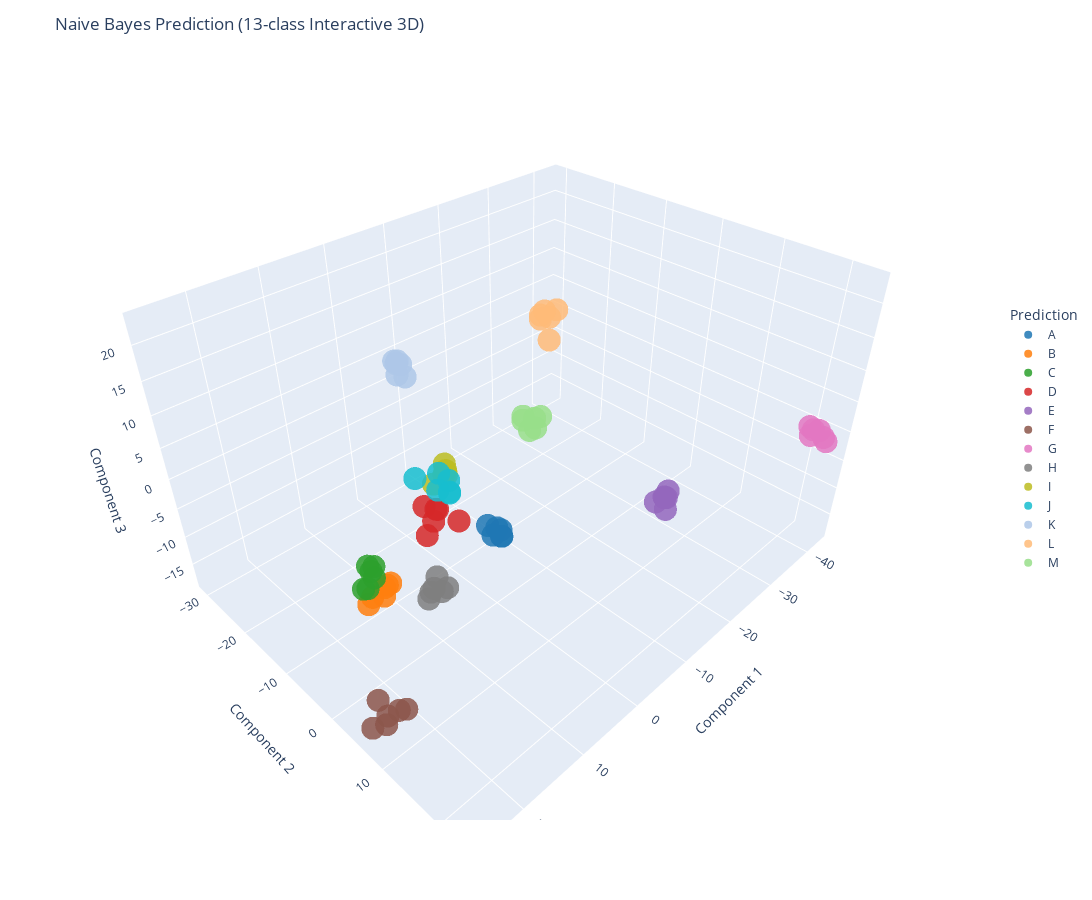

The notebook cell this image was saved under:
### Code cell
import pandas as pd
import numpy as np
from sklearn.preprocessing import StandardScaler, LabelEncoder
from sklearn.model_selection import train_test_split
from sklearn.decomposition import PCA
from sklearn.discriminant_analysis import LinearDiscriminantAnalysis
from sklearn.tree import DecisionTreeClassifier
from sklearn.neighbors import KNeighborsClassifier
from sklearn.naive_bayes import GaussianNB
from sklearn.neural_network import MLPClassifier
from catboost import CatBoostClassifier
from sklearn.ensemble import ExtraTreesClassifier
from sklearn.metrics import accuracy_score, recall_score, precision_score, f1_score, matthews_corrcoef
import plotly.express as px
import os

# ===================== 数据加载 =====================
df = pd.read_csv("data/data-923.csv")
label_encoder = LabelEncoder()
df["cate_str"] = df["cate"].astype(str)
df["cate_encoded"] = label_encoder.fit_transform(df["cate_str"])

y = df["cate_encoded"]
X = df[[f"en{i}" for i in range(1, 16)]]

scaler = StandardScaler()
X_scaled = scaler.fit_transform(X)

# ===================== PCA / LDA 降维 =====================
use_lda =  True # True 使用 LDA
if use_lda:
    lda = LinearDiscriminantAnalysis(n_components=min(8, len(np.unique(y))-1))
    X_reduced = lda.fit_transform(X_scaled, y)
else:
    pca = PCA(n_components=8)
    X_reduced = pca.fit_transform(X_scaled)

# ===================== 划分训练集 =====================
X_train, X_test, y_train, y_test = train_test_split(
    X_reduced, y, test_size=0.3, stratify=y, random_state=42
)

# ===================== 模型列表 =====================
models = {
    #"Decision Tree": DecisionTreeClassifier(criterion="entropy"),
    #"KNN": KNeighborsClassifier(weights="distance"),
    "Naive Bayes": GaussianNB(var_smoothing=1e-2),
    #"MLP": MLPClassifier(hidden_layer_sizes=(100,), max_iter=150, learning_rate_init=0.01),
    #"CatBoost": CatBoostClassifier(silent=True),
    #"Extra Trees": ExtraTreesClassifier()
}

# ===================== 自定义颜色和符号 =====================
custom_colors = [
    "#1f77b4", "#ff7f0e", "#2ca02c", "#d62728", "#9467bd",
    "#8c564b", "#e377c2", "#7f7f7f", "#bcbd22", "#17becf",
    "#aec7e8", "#ffbb78", "#98df8a"
]

custom_symbols = [
    "circle","square","diamond","cross","x",
    "triangle-up","triangle-down","triangle-left","triangle-right",
    "pentagon","hexagon","star","hourglass"
]

# ===================== 输出文件夹 =====================
output_dir = "3D_Models_HTML"
os.makedirs(output_dir, exist_ok=True)

# ===================== 训练 + 输出指标 + 交互式 3D 可视化 =====================
for name, clf in models.items():
    clf.fit(X_train, y_train)
    y_pred = clf.predict(X_test)
    y_pred_str = label_encoder.inverse_transform(y_pred)

    # 输出模型指标
    print(f"\n模型：{name}")
    print(f"Accuracy: {accuracy_score(y_test, y_pred)}; "
          f"Recall: {recall_score(y_test, y_pred, average='macro')}; "
          f"Precision: {precision_score(y_test, y_pred, average='macro')}; "
          f"F1: {f1_score(y_test, y_pred, average='macro')}; "
          f"MCC: {matthews_corrcoef(y_test, y_pred)}")

    # ===================== 交互式 3D 可视化 =====================
    df_plot = pd.DataFrame({
        "Component 1": X_reduced[:, 0],
        "Component 2": X_reduced[:, 1],
        "Component 3": X_reduced[:, 2],
        "Prediction": label_encoder.inverse_transform(clf.predict(X_reduced))
    })

    # 符号映射
    unique_classes = np.unique(df_plot["Prediction"])
    symbol_map = {cls: custom_symbols[i % len(custom_symbols)] for i, cls in enumerate(unique_classes)}

    fig = px.scatter_3d(
        df_plot,
        x="Component 1",
        y="Component 2",
        z="Component 3",
        color="Prediction",      # 用颜色区分类别
        symbol=None,             # 不指定符号
        color_discrete_sequence=custom_colors, 
        size_max=8,
        opacity=0.85,
        width=1200,
        height=900
    )

    fig.update_layout(
        title=f"{name} Prediction (13-class Interactive 3D)",
        legend=dict(x=1.05, y=0.5),
        scene=dict(
            xaxis_title='Component 1',
            yaxis_title='Component 2',
            zaxis_title='Component 3'
        )
    )

    # 显示交互式图表
    fig.show()

    # 保存 HTML 文件
    html_file = os.path.join(output_dir, f"{name}_3D_Prediction.html")
    fig.write_html(html_file)
    print(f"Saved interactive 3D HTML: {html_file}")

### Figure 1 — Plotly figure (JSON) as saved in the notebook; plotly's stock layout.template omitted (floating-point values rounded to 4 significant figures)
{"data": [{"hovertemplate": "Prediction=A<br>Component 1=%{x}<br>Component 2=%{y}<br>Component 3=%{z}<extra></extra>", "legendgroup": "A", "marker": {"color": "#1f77b4", "opacity": 0.85, "symbol": "circle"}, "mode": "markers", "name": "A", "scene": "scene", "showlegend": true, "type": "scatter3d", "x": [3.57, 4.577, 5.418, 5.286, 5.209, 6.186], "y": [4.899, 5.098, 4.365, 6.577, 5.065, 7.629], "z": [-1.782, 0.3388, 0.7868, 1.356, -0.4742, 1.535]}, {"hovertemplate": "Prediction=B<br>Component 1=%{x}<br>Component 2=%{y}<br>Component 3=%{z}<extra></extra>", "legendgroup": "B", "marker": {"color": "#ff7f0e", "opacity": 0.85, "symbol": "circle"}, "mode": "markers", "name": "B", "scene": "scene", "showlegend": true, "type": "scatter3d", "x": [21.7, 22.63, 23.88, 22.33, 21.87, 24.2], "y": [5.867, 6.492, 6.093, 6.251, 6.821, 5.643], "z": [3.035, 2.454, 2.892, 3.353, 4.111, 1.695]}, {"hovertemplate": "Prediction=C<br>Component 1=%{x}<br>Component 2=%{y}<br>Component 3=%{z}<extra></extra>", "legendgroup": "C", "marker": {"color": "#2ca02c", "opacity": 0.85, "symbol": "circle"}, "mode": "markers", "name": "C", "scene": "scene", "showlegend": true, "type": "scatter3d", "x": [21.69, 20.75, 20.57, 20.34, 21.37, 19.19], "y": [1.871, 1.49, 0.6147, 1.365, 0.4034, -0.2432], "z": [-0.2725, 1.505, 1.614, 0.1405, -1.606, 0.0671]}, {"hovertemplate": "Prediction=D<br>Component 1=%{x}<br>Component 2=%{y}<br>Component 3=%{z}<extra></extra>", "legendgroup": "D", "marker": {"color": "#d62728", "opacity": 0.85, "symbol": "circle"}, "mode": "markers", "name": "D", "scene": "scene", "showlegend": true, "type": "scatter3d", "x": [14.64, 17.36, 18.93, 16.66, 16.31, 16.19], "y": [10.08, 9.245, 10.04, 9.125, 6.401, 8.273], "z": [10.44, 11.52, 11.03, 12.65, 11.24, 11.89]}, {"hovertemplate": "Prediction=E<br>Component 1=%{x}<br>Component 2=%{y}<br>Component 3=%{z}<extra></extra>", "legendgroup": "E", "marker": {"color": "#9467bd", "opacity": 0.85, "symbol": "circle"}, "mode": "markers", "name": "E", "scene": "scene", "showlegend": true, "type": "scatter3d", "x": [-24.78, -25.52, -24.53, -24.84, -24.01, -26.74], "y": [9.41, 8.439, 9.505, 9.041, 8.079, 8.218], "z": [-11.41, -10.07, -9.034, -9.505, -10.35, -9.783]}, {"hovertemplate": "Prediction=F<br>Component 1=%{x}<br>Component 2=%{y}<br>Component 3=%{z}<extra></extra>", "legendgroup": "F", "marker": {"color": "#8c564b", "opacity": 0.85, "symbol": "circle"}, "mode": "markers", "name": "F", "scene": "scene", "showlegend": true, "type": "scatter3d", "x": [22.19, 24.38, 25.78, 24.07, 23.84, 21.55], "y": [6.04, 6.322, 5.392, 6.313, 4.285, 6.706], "z": [-17.4, -17.85, -18.09, -16.52, -15.64, -17.17]}, {"hovertemplate": "Prediction=G<br>Component 1=%{x}<br>Component 2=%{y}<br>Component 3=%{z}<extra></extra>", "legendgroup": "G", "marker": {"color": "#e377c2", "opacity": 0.85, "symbol": "circle"}, "mode": "markers", "name": "G", "scene": "scene", "showlegend": true, "type": "scatter3d", "x": [-41.94, -41.75, -41.35, -42.88, -41.43, -41.6], "y": [21.93, 21.14, 21.04, 22.34, 23.44, 20.59], "z": [0.2187, 0.02753, -0.7968, -1.263, -0.71, 0.3906]}, {"hovertemplate": "Prediction=H<br>Component 1=%{x}<br>Component 2=%{y}<br>Component 3=%{z}<extra></extra>", "legendgroup": "H", "marker": {"color": "#7f7f7f", "opacity": 0.85, "symbol": "circle"}, "mode": "markers", "name": "H", "scene": "scene", "showlegend": true, "type": "scatter3d", "x": [18.5, 17.77, 16.24, 15.82, 16.19, 17.08], "y": [8.839, 8.378, 7.667, 7.9, 9.372, 8.079], "z": [0.7712, 0.9844, 1.797, -0.6007, 1.274, 0.8956]}, {"hovertemplate": "Prediction=I<br>Component 1=%{x}<br>Component 2=%{y}<br>Component 3=%{z}<extra></extra>", "legendgroup": "I", "marker": {"color": "#bcbd22", "opacity": 0.85, "symbol": "circle"}, "mode": "markers", "name": "I", "scene": "scene", "showlegend": true, "type": "scatter3d", "x": [-3.993, -3.414, -4.058, -1.707, -4.312, -3.777], "y": [-14.85, -14.34, -14.6, -14.75, -15.18, -14.38], "z": [-5.046, -6.356, -6.91, -7.369, -6.601, -5.867]}, {"hovertemplate": "Prediction=J<br>Component 1=%{x}<br>Component 2=%{y}<br>Component 3=%{z}<extra></extra>", "legendgroup": "J", "marker": {"color": "#17becf", "opacity": 0.85, "symbol": "circle"}, "mode": "markers", "name": "J", "scene": "scene", "showlegend": true, "type": "scatter3d", "x": [1.298, 1.446, 3.218, -0.175, 0.5559, 0.829], "y": [-10.07, -9.436, -12.41, -9.403, -8.488, -8.139], "z": [-4.169, -0.8605, -2.404, -2.945, -4.043, -3.856]}, {"hovertemplate": "Prediction=K<br>Component 1=%{x}<br>Component 2=%{y}<br>Component 3=%{z}<extra></extra>", "legendgroup": "K", "marker": {"color": "#aec7e8", "opacity": 0.85, "symbol": "circle"}, "mode": "markers", "name": "K", "scene": "scene", "showlegend": true, "type": "scatter3d", "x": [-7.956, -7.653, -7.486, -9.168, -7.989, -8.287], "y": [-27.75, -29.33, -29.08, -30.23, -29.42, -30.69], "z": [2.218, 2.037, 4.145, 2.806, 4.272, 3.605]}, {"hovertemplate": "Prediction=L<br>Component 1=%{x}<br>Component 2=%{y}<br>Component 3=%{z}<extra></extra>", "legendgroup": "L", "marker": {"color": "#ffbb78", "opacity": 0.85, "symbol": "circle"}, "mode": "markers", "name": "L", "scene": "scene", "showlegend": true, "type": "scatter3d", "x": [-11.2, -8.967, -8.701, -9.534, -9.005, -8.97], "y": [-0.3882, -0.9785, -0.0672, -0.01128, 0.5054, -0.9751], "z": [22.12, 21.46, 22.99, 21.86, 19.15, 22.01]}, {"hovertemplate": "Prediction=M<br>Component 1=%{x}<br>Component 2=%{y}<br>Component 3=%{z}<extra></extra>", "legendgroup": "M", "marker": {"color": "#98df8a", "opacity": 0.85, "symbol": "circle"}, "mode": "markers", "name": "M", "scene": "scene", "showlegend": true, "type": "scatter3d", "x": [-19.12, -19.31, -18.76, -18.5, -19.7, -18.49], "y": [-11.42, -10.6, -11.28, -13.47, -14.65, -12.04], "z": [-4.498, -2.106, -2.482, -3.756, -4.159, -4.924]}], "layout": {"height": 900, "legend": {"title": {"text": "Prediction"}, "tracegroupgap": 0, "x": 1.05, "y": 0.5}, "margin": {"t": 60}, "scene": {"domain": {"x": [0, 1], "y": [0, 1]}, "xaxis": {"title": {"text": "Component 1"}}, "yaxis": {"title": {"text": "Component 2"}}, "zaxis": {"title": {"text": "Component 3"}}}, "title": {"text": "Naive Bayes Prediction (13-class Interactive 3D)"}, "width": 1200}}
